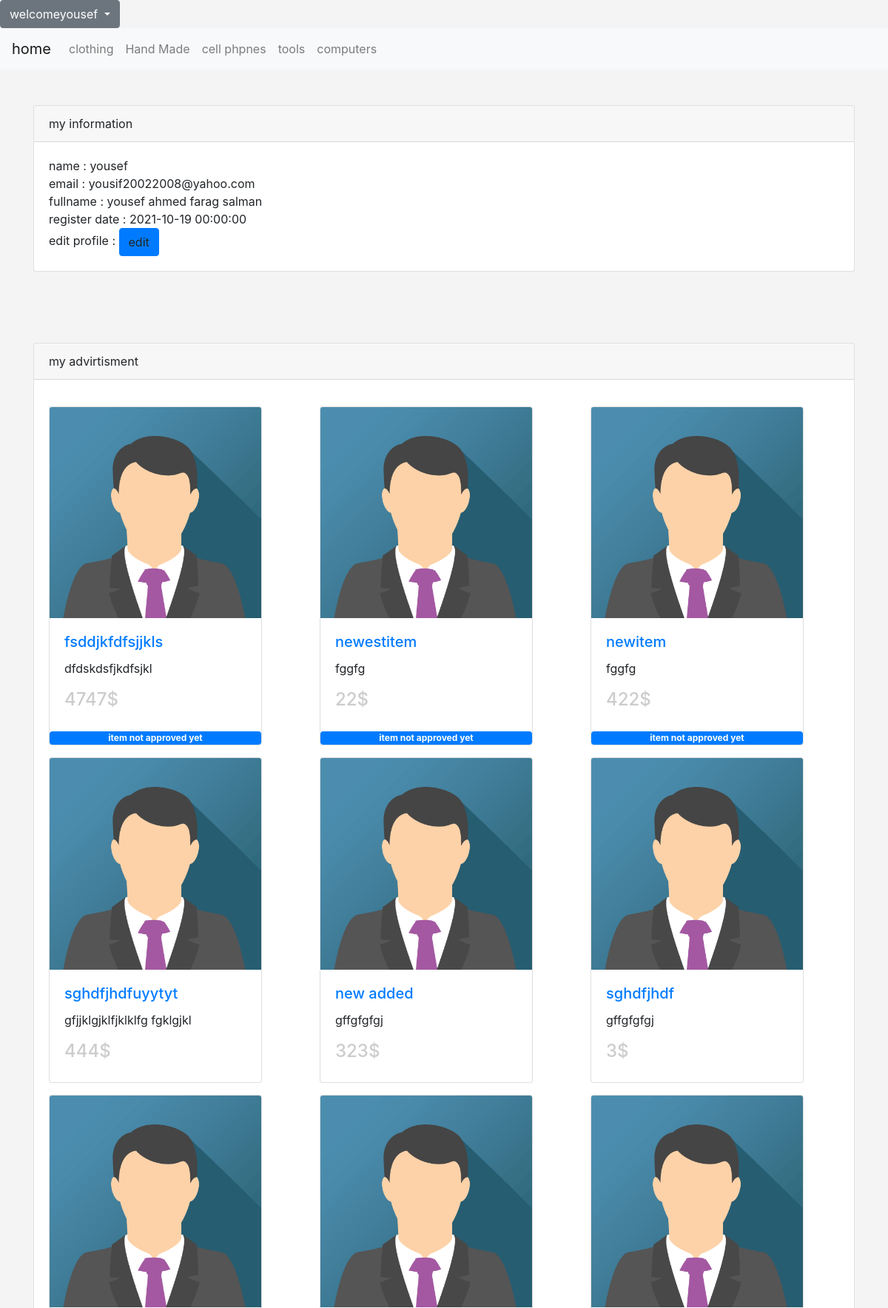
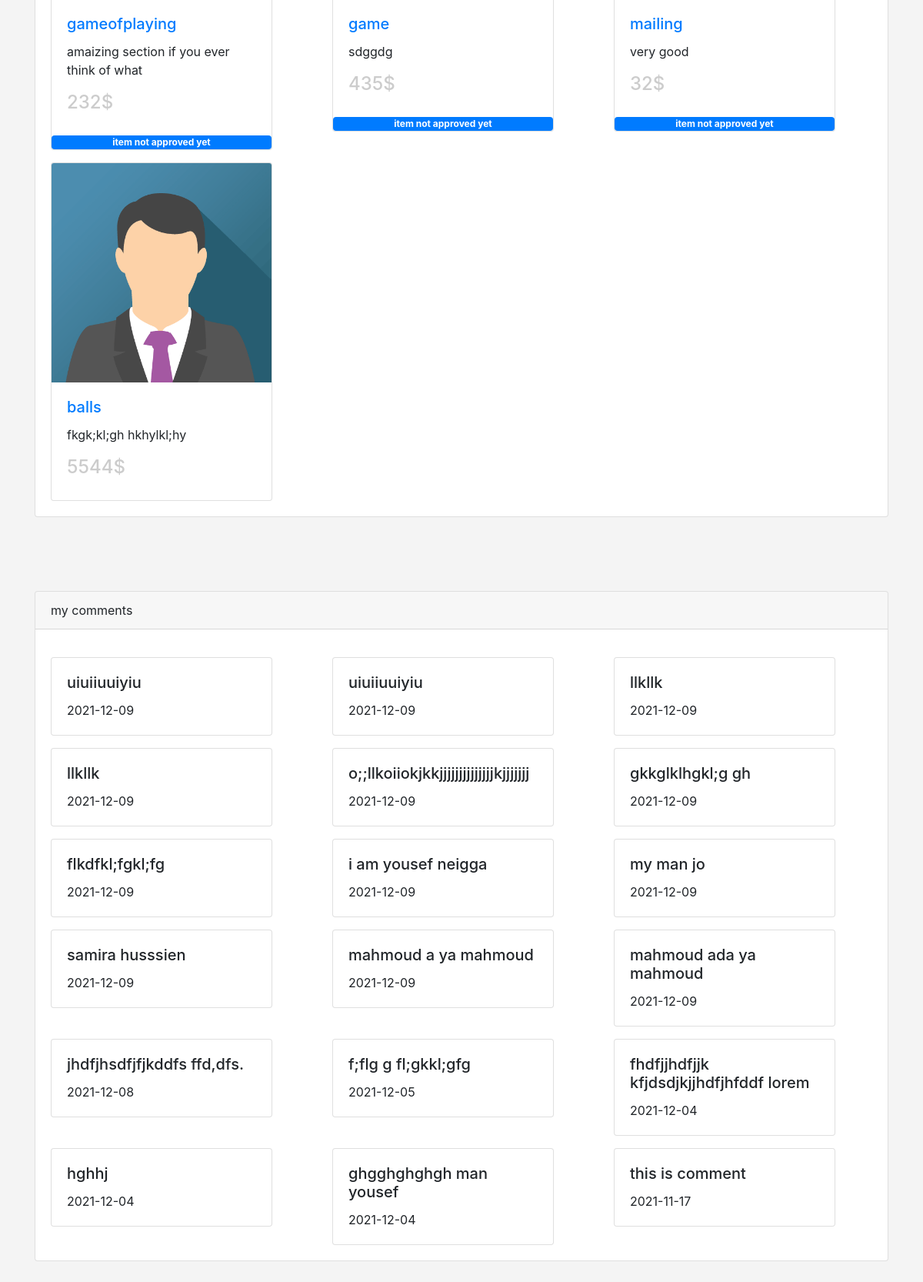
The app's page /profile.php (signed in) with its own data (2 pictures, top to bottom).
### tables this page shows
CREATE TABLE `catagories` (
  `ID` int(11) NOT NULL,
  `NAME` varchar(255) NOT NULL,
  `DESCRIPTION` text NOT NULL,
  `ORDERING` int(11) NOT NULL,
  `VISIBLITY` tinyint(4) NOT NULL DEFAULT 0,
  `ALLOW_COMMENT` tinyint(4) NOT NULL DEFAULT 0,
  `ALLOW_ADS` tinyint(4) NOT NULL DEFAULT 0,
  `parent` int(11) NOT NULL
);

CREATE TABLE `shop` (
  `userid` int(11) NOT NULL,
  `username` varchar(255) NOT NULL,
  `password` varchar(255) NOT NULL,
  `email` varchar(255) NOT NULL,
  `fullname` varchar(255) NOT NULL,
  `groupid` int(11) NOT NULL DEFAULT 0,
  `truststatus` int(11) NOT NULL DEFAULT 0,
  `regstatus` int(11) NOT NULL DEFAULT 0,
  `date` datetime DEFAULT NULL
);

CREATE TABLE `item` (
  `itemid` int(11) NOT NULL,
  `name` varchar(255) NOT NULL,
  `des` text NOT NULL,
  `price` varchar(255) NOT NULL,
  `adddate` date NOT NULL,
  `country` varchar(255) NOT NULL,
  `image` varchar(255) NOT NULL,
  `status` varchar(255) NOT NULL,
  `rating` smallint(6) NOT NULL,
  `cat_id` int(11) NOT NULL,
  `USERID` int(11) NOT NULL,
  `approve` tinyint(4) NOT NULL DEFAULT 0,
  `tags` varchar(255) NOT NULL
);

CREATE TABLE `comments` (
  `c_id` int(11) NOT NULL,
  `comment` text NOT NULL,
  `status` tinyint(4) NOT NULL DEFAULT 0,
  `adddate` date NOT NULL,
  `item_id` int(11) NOT NULL,
  `user_id` int(11) NOT NULL
);

### init.php (called while the page is built, shortened)
<?php
$sessionname = '';
if (isset($_SESSION['name'])) {
$sessionname = $_SESSION['name'];
}
include "includes/functions/functions.php";
include 'includes/language/english.php';
include "includes/templates/header.php";
?>

### includes/language/english.php (called while the page is built)
<?php
function lang($pharse) {
static $arr = array(
    'home' => 'home',
    'catg' => 'catgeories',
    'items' => 'members',
    'logs' => 'logs',
    'staticas' => 'statics'
);
return $arr[$pharse];
}

### includes/functions/functions.php (called while the page is built, shortened)
<?php
function cat($where = ''){
    global $db;
    $stmt = $db->prepare("SELECT * FROM `catagories` $where ORDER BY ID DESC");
    $stmt->execute();
    $row = $stmt->fetchAll();
    return $row;
};
function member($value){
    global $db;
    $stmt = $db->prepare("SELECT * FROM `item` WHERE USERID  = ? ORDER BY itemid DESC");
    $stmt->execute(array($value));
    $row = $stmt->fetchAll();
    return $row;
};
function jo_comments($value){
    global $db;
    $stmt = $db->prepare("SELECT * FROM `comments` WHERE user_id = ? ORDER BY adddate DESC");
    $stmt->execute(array($value));
    $row = $stmt->fetchAll();
    return $row;
};
?>

### profile.php (the view, shortened to what this page needs)
<?php
include 'init.php';
if(isset($_SESSION['name'])){
    $stmt = $db->prepare("SELECT * FROM shop WHERE username = ?");
    $stmt->execute(array($_SESSION['name']));
    $info = $stmt->fetch();
?>
<div class="information py-5">
    <div class="container">
        <div class="card">
            <div class="card-header">my information</div>
            <div class="card-body">
                name : <?php echo $sessionname . "<br />";  ?>
                email : <?php echo $info['email'] . "<br />";  ?>
                fullname : <?php echo $info['fullname'] . "<br />";  ?>
                register date : <?php echo $info['date'] . "<br />";  ?>
                edit profile : <?php echo "<a class='btn btn-primary'> edit </a>";  ?>
            </div>
        </div>
    </div>
</div>
<div class="ads py-5">
    <div class="container">
        <div class="card">
            <div class="card-header">my advirtisment</div>
            <div class="card-body">
                <?php
                echo "<div class='row'>";
            foreach (member($info['userid']) as $key ) {
                echo "<div class='col-md-4'>";
                echo '
                <div class="card mt-3" style="width: 18rem;">
                <img class="card-img-top" src="img_avatar.png" alt="Card image cap">
                <div class="card-body">
                  <h5 class="card-title"> <a href="items.php?id='. $key['itemid'] .'">   '.  $key['name'] .' </a> </h5>
                  <p class="card-text">'. $key['des'] .'</p>
                  <h4> '. $key['price'] .'$ </h4>
                </div> ';
                if($key['approve'] == 0){
              echo '<span class = "badge badge-primary"> item not approved yet  </span>';
                }
                echo "</div>";
             echo "</div>";
            }
            echo "</div>";
            ?>
            </div>
        </div>
    </div>
</div>
<div class="information py-5">
    <div class="container">
        <div class="card">
            <div class="card-header">my comments</div>
            <div class="card-body">
            <?php
                echo "<div class='row'>";
            foreach (jo_comments($info['userid']) as $key ) {
                echo "<div class='col-md-4'>";
                echo '
                <div class="card mt-3" style="width: 18rem;">
                <div class="card-body">
                  <h5 class="card-title">  '.  $key['comment'] .'  </h5>
                <span> ' . $key["adddate"] . ' </span>
                </div>
              </div>
                ';
             echo "</div>";
            }
            echo "</div>";
            ?>
            </div>
        </div>
    </div>
</div>
<?php
}else{
   header("Location:index.php");
   exit();
}
?>
<?php
include "includes/templates/footer.php";
?>

### includes/templates/header.php (shortened to what this page needs)
<!DOCTYPE html>
<html>
<head>
<link rel="stylesheet" href="https://use.fontawesome.com/releases/v5.0.13/css/all.css"
>
  <link rel="stylesheet" href="https://stackpath.bootstrapcdn.com/bootstrap/4.1.1/css/bootstrap.min.css"
>
  <link rel="stylesheet" href="layout/css/style.css" type='text/css'/>
</head>
<body>
<?php
if(!isset($_SESSION['name'])){
?>
<nav aria-label="breadcrumb">
  <ol class="breadcrumb">
    <li class="breadcrumb-item"><a href="login.php">login</a></li>
    <li class="breadcrumb-item signup3"><a href="login.php">signup</a></li>
    <li class="breadcrumb-item active" aria-current="page">Data</li>
  </ol>
</nav>
<?php
}else{
  ?>
  <div class="dropdown">
  <button class="btn btn-secondary dropdown-toggle" type="button" id="dropdownMenuButton" data-toggle="dropdown" aria-haspopup="true" aria-expanded="false">
  <?php echo "welcome" . $sessionname  ?>
  </button>
</div>
<?php
}
?>
<nav class="navbar navbar-expand-lg navbar-light bg-light">
  <a class="navbar-brand" href="index.php"><?php echo lang('home') ?> </a>
  <div class="collapse navbar-collapse" id="navbarSupportedContent">
    <ul class="navbar-nav mr-auto">
      <?php
  foreach(cat('WHERE parent = 0') as $cat2 ){
    echo "<li class='nav-item'><a href='catagories.php?pageid=". $cat2['ID'] ."&pagename=". str_replace(" ","-",$cat2['NAME']) ."' class='nav-link'>" . $cat2['NAME'] . "</a></li>";
  }
  ?>
    </ul>
  </div>
</nav>

### layout/css/style.css (style rules this page uses)
h4 { color: #ccc; }
body { background-color: #f4f4f4; }
span { cursor: pointer; }

### records on screen
catagories: NAME "clothing"
catagories: NAME "Hand Made"
catagories: NAME "cell phpnes"
catagories: NAME "tools"
catagories: NAME "computers"
shop: email "yousif20022008@yahoo.com", fullname "yousef ahmed farag salman", date "2021-10-19 00:00:00"
item: name "fsddjkfdfsjjkls", des "dfdskdsfjkdfsjkl", price "4747", approve "item not approved yet"
item: name "newestitem", des "fggfg", price "22", approve "item not approved yet"
item: name "newitem", des "fggfg", price "422", approve "item not approved yet"
item: name "sghdfjhdfuyytyt", des "gfjjklgjklfjklklfg fgklgjkl", price "444"
item: name "new added", des "gffgfgfgj", price "323"
item: name "sghdfjhdf", des "gffgfgfgj", price "3"
item: name "gameofplaying", des "amaizing section if you ever think of what", price "232", approve "item not approved yet"
item: name "game", des "sdggdg", price "435", approve "item not approved yet"
item: name "mailing", des "very good", price "32", approve "item not approved yet"
item: name "balls", des "fkgk;kl;gh hkhylkl;hy", price "5544"
comments: comment "uiuiiuuiyiu", adddate "2021-12-09"
comments: comment "uiuiiuuiyiu", adddate "2021-12-09"
comments: comment "llkllk", adddate "2021-12-09"
comments: comment "llkllk", adddate "2021-12-09"
comments: comment "o;;llkoiiokjkkjjjjjjjjjjjjjjkjjjjjjj", adddate "2021-12-09"
comments: comment "gkkglklhgkl;g gh", adddate "2021-12-09"
comments: comment "flkdfkl;fgkl;fg", adddate "2021-12-09"
comments: comment "i am yousef neigga", adddate "2021-12-09"
comments: comment "my man jo", adddate "2021-12-09"
comments: comment "samira husssien", adddate "2021-12-09"
comments: comment "mahmoud a ya mahmoud", adddate "2021-12-09"
comments: comment "mahmoud ada ya mahmoud", adddate "2021-12-09"
comments: comment "jhdfjhsdfjfjkddfs ffd,dfs.", adddate "2021-12-08"
comments: comment "f;flg g fl;gkkl;gfg", adddate "2021-12-05"
comments: comment "fhdfjjhdfjjk kfjdsdjkjjhdfjhfddf lorem", adddate "2021-12-04"
comments: comment "hghhj", adddate "2021-12-04"
comments: comment "ghgghghghgh man yousef", adddate "2021-12-04"
comments: comment "this is comment", adddate "2021-11-17"

### other values on screen
$sessionname "yousef"
lang('home') "home"
